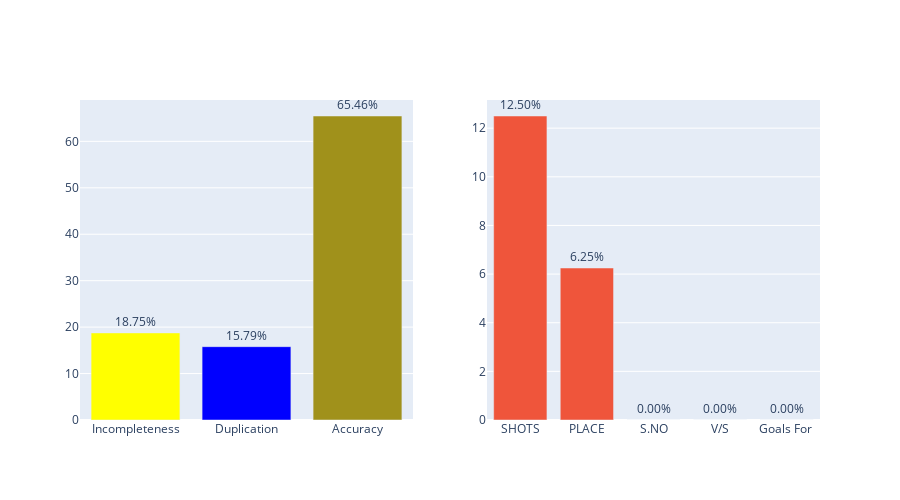

Notebook source saved alongside this figure:
### Markdown cell above
The result above show that the dataset doesn't contain missing values and there are a few number of duplicates rows(1,2%) thus, the quality of the data is evaluate as 98,8%.

### Code cell
data_quality_analyzer.data_quality_analyzer('Manchester United 2018-119.xlsx').duplication_incompleteness_checker()

### Figure 1 — Plotly figure (JSON) as saved in the notebook; plotly's stock layout.template omitted (floating-point values rounded to 4 significant figures)
{"data": [{"marker": {"color": ["yellow", "blue", "#a0911b"]}, "text": ["18.75%", "15.79%", "65.46%"], "textposition": "outside", "type": "bar", "x": ["Incompleteness", "Duplication", "Accuracy"], "xaxis": "x", "y": [18.75, 15.79, 65.46], "yaxis": "y"}, {"text": ["12.50%", "6.25%", "0.00%", "0.00%", "0.00%"], "textposition": "outside", "type": "bar", "x": ["SHOTS", "PLACE", "S.NO", "V/S", "Goals For "], "xaxis": "x2", "y": [12.5, 6.25, 0, 0, 0], "yaxis": "y2"}], "layout": {"height": 500, "showlegend": false, "xaxis": {"anchor": "y", "domain": [0, 0.45]}, "xaxis2": {"anchor": "y2", "domain": [0.55, 1]}, "yaxis": {"anchor": "x", "domain": [0, 1]}, "yaxis2": {"anchor": "x2", "domain": [0, 1]}}}
